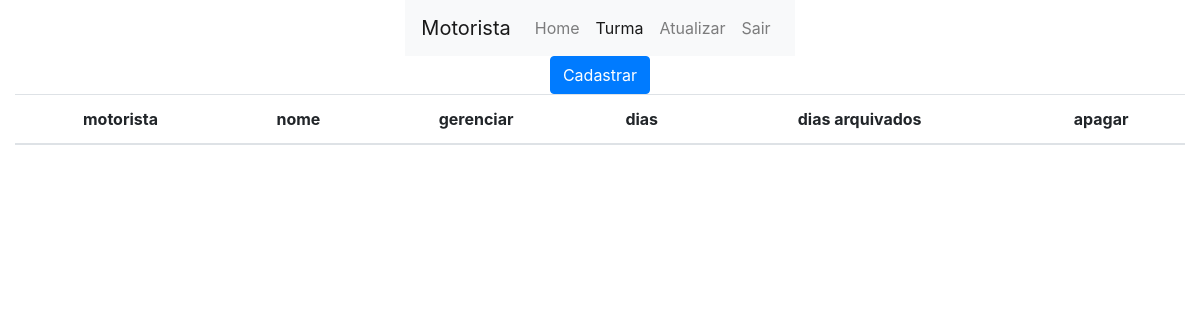
The app's page /core/motorista/turma (signed in), older data.
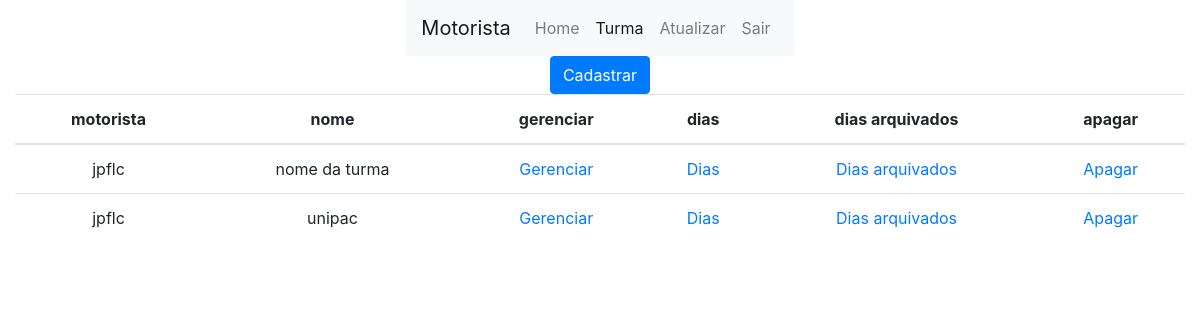
The same page, newer data.
### core/models.py (models this page shows, shortened)
class Turma(models.Model):
    motorista = models.ForeignKey(
        custom_user,  on_delete=models.DO_NOTHING)
    alunos = models.ManyToManyField(
        custom_user, related_name='%(class)s_alunos')
    nome = models.CharField(max_length=100, default="")
    local = LocationField(default=(0, 0), null=False, map_attrs={
        "style": "mapbox://styles/mapbox/outdoors-v11",
        "zoom": 13,
        "center": [17.031645, 51.106715],
        "cursor_style": 'pointer',
        "marker_color": "red",
        "rotate": False,
        "geocoder": True,
        "fullscreen_button": True,
        "navigation_buttons": True,
        "track_location_button": True,
        "readonly": True,
        "placeholder": "Pick a location on map below", })

### users/models.py (models this page shows)
class custom_user(AbstractUser):
    permissao = models.IntegerField(default=2)
    telefone = models.CharField(max_length=50,  default='1')
    local = LocationField(default=(0, 0), null=False, map_attrs={
        "style": "mapbox://styles/mapbox/outdoors-v11",
        "zoom": 13,
        "center": [17.031645, 51.106715],
        "cursor_style": 'pointer',
        "marker_color": "red",
        "rotate": False,
        "geocoder": True,
        "fullscreen_button": True,
        "navigation_buttons": True,
        "track_location_button": True,
        "readonly": True,
        "placeholder": "Pick a location on map below",
    })
    data_nascimento = models.DateField(
        auto_now=False, auto_now_add=False, null=False, blank=False, default=datetime.date.today())

### core/views.py (the view)
# urls.py: path('motorista/turma', core_turma_lista, name='core_turma_lista'),
def core_turma_lista(request):
    turmas = Turma.objects.filter(motorista=request.user)
    c = {
        'turmas': turmas,
    }
    return render(request, 'core/turma/turma_lista.html', c)

### core/templates/core/turma/turma_lista.html (shortened to what this page needs)
{% extends 'base.html' %}
{% block conteudo %}
    {% load bootstrap %}
    <div class="row">
        <div class="col justify-content-center d-flex">
            {% include 'menu.html' with ativo='turma'%}
        </div>
    </div>
    <div class="row">
        <div class="col justify-content-center d-flex">
            <a href={% url 'core_turma_cadastrar' %} class="btn btn-primary">Cadastrar</a>
        </div>
    </div>
    <div class="row">
        <div class="col justify-content-center d-flex">
            <table class="text-center table">
                <thead>
                    <tr>
                        <th>motorista</th>
                        <th>nome</th>
                        <th>gerenciar</th>
                        <th>dias</th>
                        <th>dias arquivados</th>
                        <th>apagar</th>
                    </tr>
                </thead>
                <tbody>
                    {% for turma in turmas %}
                        <tr>
                            <td>{{turma.motorista.username}}</td>
                            <td>{{turma.nome}}</td>
                            <td><a href={% url 'core_gerenciar_turma' turma.id %}>Gerenciar</a></td>
                            <td><a href={% url 'core_lista_dias' turma.id %}>Dias</a></td>
                            <td><a href={% url 'core_aluno_dia_arquivado_lista' turma.id %}>Dias arquivados</a></td>
                            <td><a href={% url 'core_apagar_turma' turma.id %}>Apagar</a></td>
                        </tr>
                    {% endfor %}
                </tbody>
            </table>
        </div>
    </div>
{% endblock conteudo %}

Row changes from the older to the newer data that the page shows:
added Turma: motorista.username "jpflc", nome "nome da turma"
added Turma: motorista.username "jpflc", nome "unipac"
